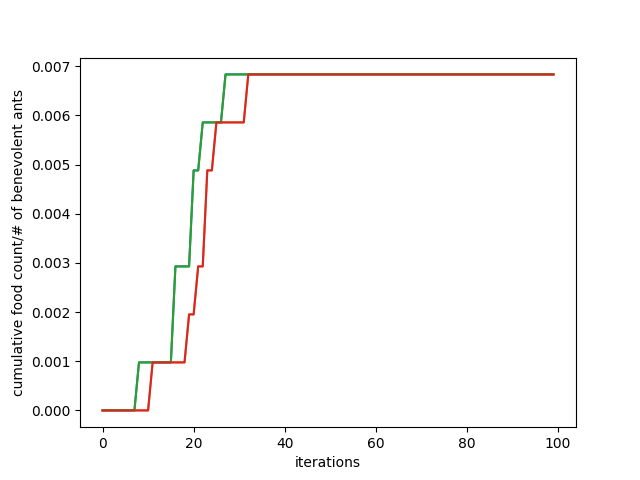

This chart was generated by the following Python code:
'''
This program will "AVERAGE" the result from the experiment result (from AntSimData.csv) and put it into
a simple line graph. Please change axis name according to your experiments. 
'''
import matplotlib.pyplot as plt
import pandas as pd
import numpy as np

data = pd.read_csv("./AntSimData.csv", header=None).T
# print(data)
# data['mean'] = data.mean(axis=1)
#test_list = data[0].tolist()[:-1]

#res = all(i <= j for i, j in zip(test_list, test_list[1:]))
  
# printing result
#print ("Is list strictly increasing ? : " + str(res))

data = np.array(data)
plt.plot(data)
plt.xlabel('iterations')
plt.ylabel('cumulative food count/# of benevolent ants')
plt.savefig("graph.png")

